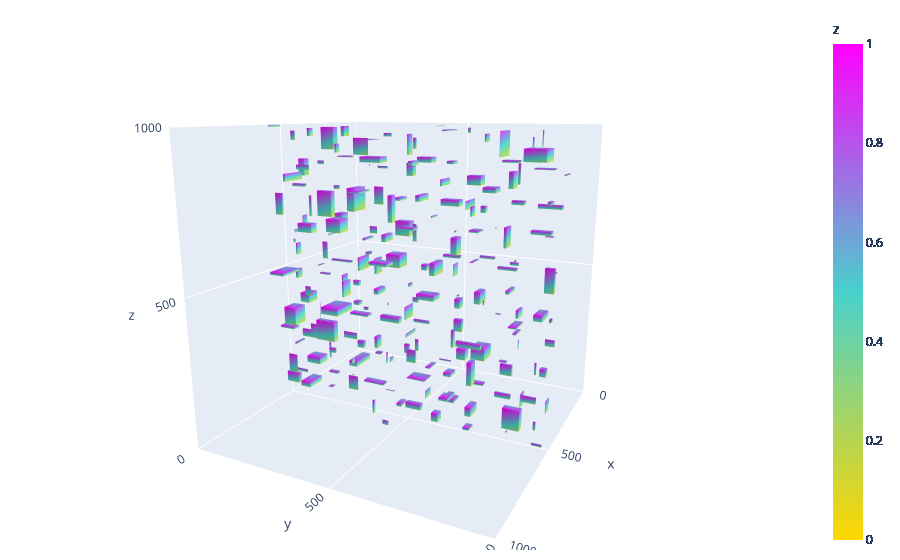

The cell this chart's notebook holds for it:
### Code cell
start = perf_counter()
response = requests.get(f"{boxes_url}")
end = perf_counter()
response_boxes = [convert_box_json_to_nparray(box) for box in response.json()]
print(f"Response Time: {end - start}")
print(f"Showing {len(response_boxes)} Boxes")
show_3d_boxes(response_boxes)
